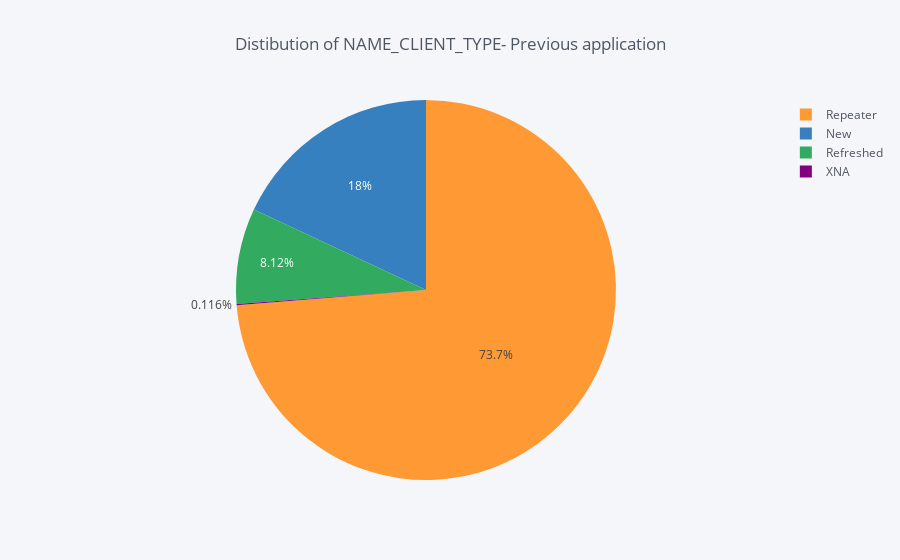

Notebook source saved alongside this figure:
### Code cell
UnivarPrevApp('NAME_CLIENT_TYPE')

### Figure 1 — Plotly figure (JSON) as saved in the notebook; plotly's stock layout.template omitted (floating-point values rounded to 4 significant figures)
{"data": [{"labels": ["Repeater", "New", "Refreshed", "XNA"], "marker": {"colors": ["rgba(255, 153, 51, 1.0)", "rgba(55, 128, 191, 1.0)", "rgba(50, 171, 96, 1.0)", "rgba(128, 0, 128, 1.0)"]}, "name": "", "type": "pie", "values": [1231261, 301363, 135649, 1941]}], "layout": {"legend": {"bgcolor": "#F5F6F9", "font": {"color": "#4D5663"}}, "paper_bgcolor": "#F5F6F9", "plot_bgcolor": "#F5F6F9", "title": "Distibution of NAME_CLIENT_TYPE- Previous application", "titlefont": {"color": "#4D5663"}}}
